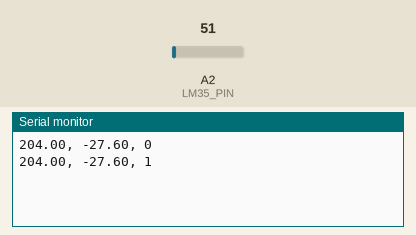
This sketch was run on a simulated Arduino Uno, built with avr-gcc and run on an emulated ATmega328P. On the bench: the last lines printed to the serial monitor. The inputs (shaded band) are chosen by the test bench; at power-on: A2 (LM35_PIN) = 51.

Above: at 1.8 s.
1.9 s: A2 (LM35_PIN) set to 61
At 2.8 s:
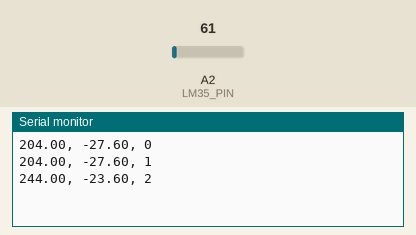
3.4 s: A2 (LM35_PIN) set to 71
At 4.6 s:
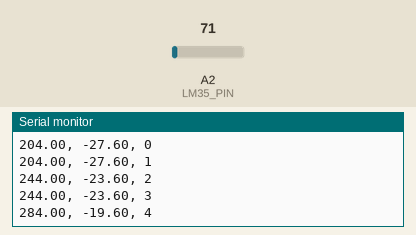
Timing chart, 0 to 6.4 s (numbered marks = the images above; inputs shaded):
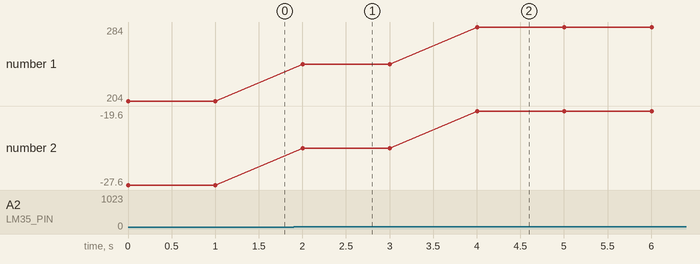

The sketch:

sensor-LM35.ino
```cpp
#define LM35_PIN A2
  int PER = 1000;
  int TBASE = 28;
  float aux = 25;
  int segundos = 0;

void setup() {
  // put your setup code here, to run once:

  pinMode(LM35_PIN, INPUT);
  Serial.begin(9600);
}

void loop() {
  int valor = analogRead(LM35_PIN);
  float voltaje = valor*(5000/1024);
  float temperatura = (voltaje / 10)-48;
  Serial.println(String(voltaje) + ", " + String(temperatura) + ", " + String(segundos));
  delay(PER);
  segundos += 1;
}
```

Measured:
- after the input at 1.9 s, the serial monitor: prints a new line after 0.10 s (image 1)
- after the input at 3.4 s, the serial monitor: prints a new line after 0.60 s (image 2)
- plotted number 1: 204 → 244 after the input at 1.9 s, 244 → 284 after the input at 3.4 s
- plotted number 2: -27.6 → -23.6 after the input at 1.9 s, -23.6 → -19.6 after the input at 3.4 s
